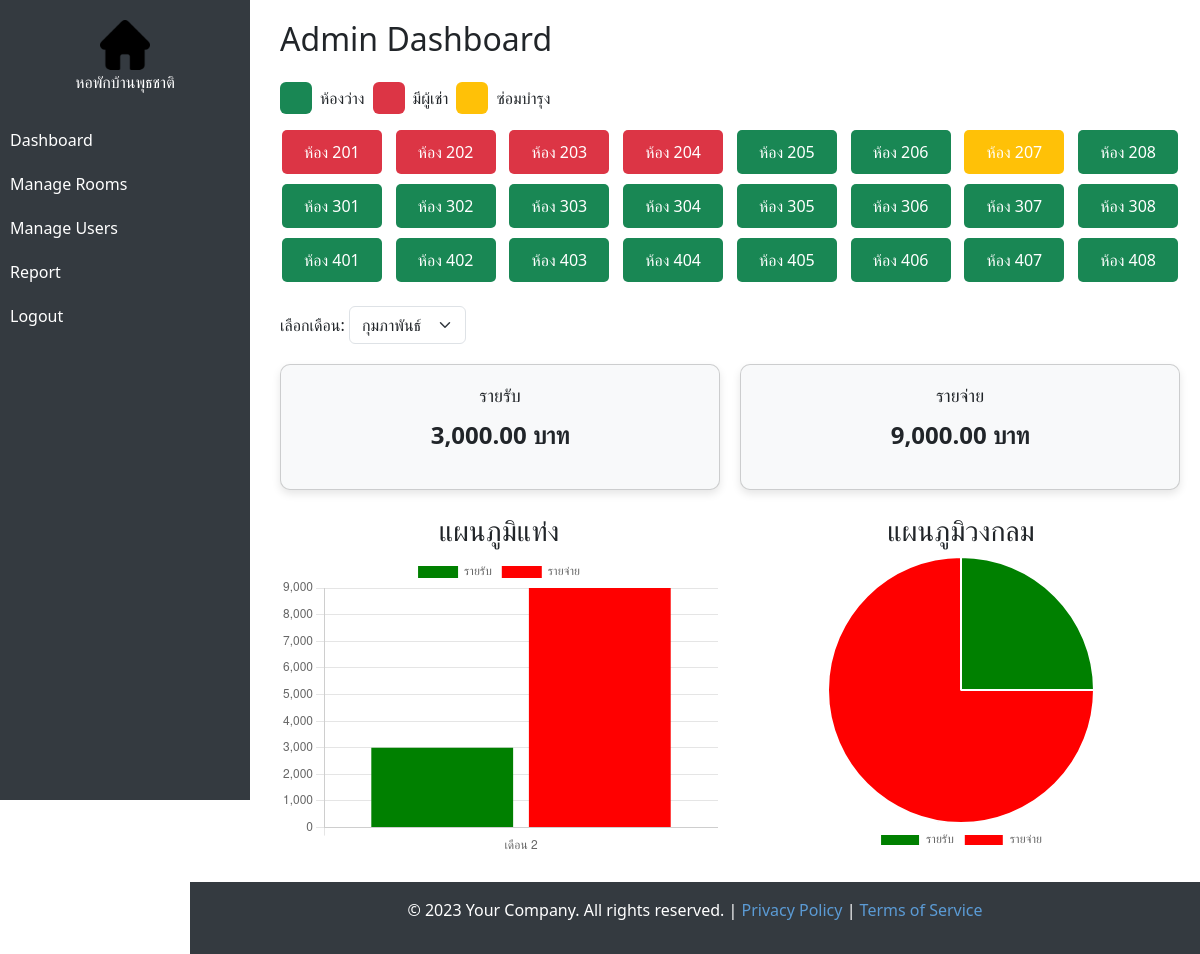
Screenshot of /admin/dashboard.php with the database file from the repository.
### tables this page shows
CREATE TABLE `rooms` (
  `id` int(11) NOT NULL,
  `room_number` varchar(10) NOT NULL,
  `type` enum('standard','deluxe','vip') NOT NULL,
  `price` decimal(10,2) NOT NULL,
  `status` enum('available','reserved','occupied') DEFAULT 'available',
  `tenant_id` int(11) DEFAULT NULL
);

### admin/dashboard.php (the view, shortened to what this page needs)
<?php
include '../config/database.php';
$sql = "SELECT id, room_number, status FROM rooms";
$result = $conn->query($sql);
$current_month = date('m');
$finance_sql = "SELECT MONTH(date) as month, SUM(income) as total_income, SUM(expense) as total_expense FROM finance WHERE MONTH(date) = ? GROUP BY MONTH(date)";
$stmt = $conn->prepare($finance_sql);
$stmt->bind_param("i", $current_month);
$stmt->execute();
$finance_result = $stmt->get_result();
$finance_data = [];
while ($row = $finance_result->fetch_assoc()) {
    $finance_data[] = $row;
}
$months = [
    "1" => "มกราคม",
    "2" => "กุมภาพันธ์",
    "3" => "มีนาคม",
    "4" => "เมษายน",
    "5" => "พฤษภาคม",
    "6" => "มิถุนายน",
    "7" => "กรกฎาคม",
    "8" => "สิงหาคม",
    "9" => "กันยายน",
    "10" => "ตุลาคม",
    "11" => "พฤศจิกายน",
    "12" => "ธันวาคม"
];
?>
<!DOCTYPE html>
<html lang="en">
<head>
    <link href="https://cdn.jsdelivr.net/npm/bootstrap@5.3.0/dist/css/bootstrap.min.css" rel="stylesheet">
</head>
<body>
    <div class="sidebar">
        <img src="../assets/images/home.png" alt="Logo" width="50">
        <center style="color: white;">หอพักบ้านพุธชาติ</center>
        <br>
        <a href="dashboard.php">Dashboard</a>
        <a href="manage_rooms.php">Manage Rooms</a>
        <a href="manage_users.php">Manage Users</a>
        <a href="reports.php">Report</a>
        <a href="../public/logout.php">Logout</a>
    </div>
    <div class="content">
        <h2 class="mb-4">Admin Dashboard</h2>
        <div class="d-flex  gap-1 my-3">
            <div class="bg-success text-white p-3 rounded"></div>
            <div class=" p-1 rounded">ห้องว่าง</div>
            <div class="bg-danger text-white p-3 rounded"></div>
            <div class=" p-1 rounded">มีผู้เช่า</div>
            <div class="bg-warning text-white p-3 rounded"></div>
            <div class=" p-1 rounded">ซ่อมบำรุง</div>
        </div>
        <div class="room-status">
            <?php while ($room = $result->fetch_assoc()) : ?>
            <div class="room <?php
                                    echo $room['status'] == 'available' ? 'available' : ($room['status'] == 'occupied' ? 'occupied' : 'maintenance');
                                    ?>">
                ห้อง <?php echo $room['room_number']; ?>
            </div>
            <?php endwhile; ?>
        </div>
        <br>
        <form method="GET" class="mb-3">
            <label for="month">เลือกเดือน:</label>
            <select name="month" id="month" class="form-select w-auto d-inline" onchange="this.form.submit()">
                <?php foreach ($months as $num => $name) : ?>
                <option value="<?php echo $num; ?>" <?php echo ($current_month == $num) ? 'selected' : ''; ?>>
                    <?php echo $name; ?>
                </option>
                <?php endforeach; ?>
            </select>
        </form>
        <div class="finance-summary">
            <div class="card">
                <h3>รายรับ</h3>
                <p><?php echo number_format($finance_data[0]['total_income'] ?? 0, 2); ?> บาท</p>
            </div>
            <div class="card">
                <h3>รายจ่าย</h3>
                <p><?php echo number_format($finance_data[0]['total_expense'] ?? 0, 2); ?> บาท</p>
            </div>
        </div>
        <br>
         <div>
        <div class="row mb-5">
            <div class="col-md-6">
                <div style="height: 300px;">
                    <h3 class="text-center">แผนภูมิแท่ง</h3>
                    <canvas id="financeChart"></canvas>
                </div>
            </div>
            <div class="col-md-6">
                <div style="height: 300px;">
                    <h3 class="text-center">แผนภูมิวงกลม</h3>
                    <canvas id="pieChart"></canvas>
                </div>
            </div>
        </div>
                </div>
    </div>
    <div class="footer">
        <p>&copy; 2023 Your Company. All rights reserved. | <a href="#">Privacy Policy</a> | <a href="#">Terms of
                Service</a></p>
    </div>
    <script>
    var financeData = <?php echo json_encode($finance_data); ?>;
    var months = financeData.map(data => 'เดือน ' + data.month);
    var income = financeData.map(data => data.total_income);
    var expense = financeData.map(data => data.total_expense);
    // แผนภูมิแท่ง
    var ctx = document.getElementById('financeChart').getContext('2d');
    new Chart(ctx, {
        type: 'bar',
        data: {
            labels: months,
            datasets: [{
                    label: 'รายรับ',
                    backgroundColor: 'green',
                    data: income
                },
                {
                    label: 'รายจ่าย',
                    backgroundColor: 'red',
                    data: expense
                }
            ]
        },
        options: {
            maintainAspectRatio: false,
            responsive: true
        }
    });
    // แผนภูมิวงกลม
    var pieCtx = document.getElementById('pieChart').getContext('2d');
    new Chart(pieCtx, {
        type: 'pie',
        data: {
            labels: ['รายรับ', 'รายจ่าย'],
            datasets: [{
                data: [
                    financeData[0]?.total_income ?? 0,
                    financeData[0]?.total_expense ?? 0
                ],
                backgroundColor: ['green', 'red']
            }]
        },
        options: {
            maintainAspectRatio: false,
            responsive: true,
            plugins: {
                legend: {
                    position: 'bottom'
                }
            }
        }
    });
    </script>
</body>
</html>

### admin/dashboard.php (style rules this page uses)
.sidebar { height: 100vh; width: 250px; position: fixed; top: 0; left: 0; background-color: #343a40; padding-top: 20px; }
.sidebar a { padding: 10px; text-decoration: none; color: white; display: block; }
.sidebar img { display: block; margin: 0 auto; border-radius: 10px; }
.content { margin-left: 260px; padding: 20px; }
.footer { margin-left: 190px; padding: 16px; background-color: #343a40; color: white; text-align: center; }
.footer a { color: #5b9bd5; text-decoration: none; }
.room-status { display: grid; grid-template-columns: repeat(8, 0.5fr); gap: 10px; justify-items: center; }
.room-status .room { padding: 10px; border-radius: 5px; color: white; text-align: center; width: 100px; }
.room-status .room.available { background-color: #198754; }
.room-status .room.occupied { background-color: #dc3545; }
.room-status .room.maintenance { background-color: #ffc107; }
.finance-summary { display: flex; gap: 20px; margin-top: 20px; }
.finance-summary .card { flex: 1; padding: 20px; border-radius: 10px; text-align: center; background-color: #f8f9fa; box-shadow: 0 4px 8px rgba(0, 0, 0, 0.1); }
.finance-summary .card h3 { margin-bottom: 10px; font-size: 18px; }
.finance-summary .card p { font-size: 24px; font-weight: bold; }

### rows the page displays
rooms: room_number "201"
rooms: room_number "202"
rooms: room_number "203"
rooms: room_number "204"
rooms: room_number "205"
rooms: room_number "206"
rooms: room_number "207"
rooms: room_number "208"
rooms: room_number "301"
rooms: room_number "302"
rooms: room_number "303"
rooms: room_number "304"
rooms: room_number "305"
rooms: room_number "306"
rooms: room_number "307"
rooms: room_number "308"
rooms: room_number "401"
rooms: room_number "402"
rooms: room_number "403"
rooms: room_number "404"
rooms: room_number "405"
rooms: room_number "406"
rooms: room_number "407"
rooms: room_number "408"

### other values shown
$finance_data[0]['total_income'] "3,000.00"
$finance_data[0]['total_expense'] "9,000.00"
form field month "กุมภาพันธ์"
chart data {{ json_encode($finance_data) }} [{"month":2,"total_income":"3000.00","total_expense":"9000.00"}]
